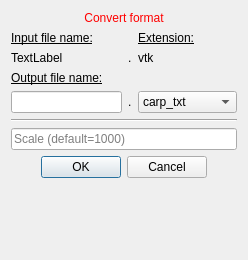
<?xml version="1.0" encoding="UTF-8"?>
<ui version="4.0">
 <class>AtrialFibresViewUIConvert</class>
 <widget class="QWidget" name="AtrialFibresViewUIConvert">
  <property name="geometry">
   <rect>
    <x>0</x>
    <y>0</y>
    <width>248</width>
    <height>260</height>
   </rect>
  </property>
  <property name="sizePolicy">
   <sizepolicy hsizetype="Preferred" vsizetype="Preferred">
    <horstretch>5</horstretch>
    <verstretch>10</verstretch>
   </sizepolicy>
  </property>
  <property name="minimumSize">
   <size>
    <width>248</width>
    <height>196</height>
   </size>
  </property>
  <property name="maximumSize">
   <size>
    <width>248</width>
    <height>588</height>
   </size>
  </property>
  <property name="windowTitle">
   <string>Set Values</string>
  </property>
  <layout class="QVBoxLayout" name="verticalLayout">
   <item>
    <widget class="QLabel" name="titleLabel">
     <property name="styleSheet">
      <string notr="true">QLabel { color: rgb(255, 0, 0) }</string>
     </property>
     <property name="text">
      <string>Convert format</string>
     </property>
     <property name="alignment">
      <set>Qt::AlignCenter</set>
     </property>
    </widget>
   </item>
   <item>
    <layout class="QGridLayout" name="gridLayout">
     <item row="1" column="2">
      <widget class="QLabel" name="label_2inext">
       <property name="text">
        <string>vtk</string>
       </property>
      </widget>
     </item>
     <item row="3" column="0">
      <widget class="QLineEdit" name="lineEdit_1outname">
       <property name="text">
        <string/>
       </property>
       <property name="placeholderText">
        <string/>
       </property>
      </widget>
     </item>
     <item row="0" column="2">
      <widget class="QLabel" name="label_7">
       <property name="styleSheet">
        <string notr="true">font: 75 8pt &quot;MS Shell Dlg 2&quot;;
text-decoration: underline;</string>
       </property>
       <property name="text">
        <string>Extension:</string>
       </property>
      </widget>
     </item>
     <item row="3" column="2">
      <widget class="QComboBox" name="comboBox">
       <item>
        <property name="text">
         <string>carp_txt</string>
        </property>
       </item>
       <item>
        <property name="text">
         <string>vtk_polydata</string>
        </property>
       </item>
       <item>
        <property name="text">
         <string>carp_bin</string>
        </property>
       </item>
      </widget>
     </item>
     <item row="1" column="1">
      <widget class="QLabel" name="label_3">
       <property name="text">
        <string>.</string>
       </property>
      </widget>
     </item>
     <item row="1" column="0">
      <widget class="QLabel" name="label_1inname">
       <property name="text">
        <string>TextLabel</string>
       </property>
      </widget>
     </item>
     <item row="0" column="0">
      <widget class="QLabel" name="label">
       <property name="styleSheet">
        <string notr="true">font: 75 8pt &quot;MS Shell Dlg 2&quot;;
text-decoration: underline;</string>
       </property>
       <property name="text">
        <string>Input file name:</string>
       </property>
      </widget>
     </item>
     <item row="3" column="1">
      <widget class="QLabel" name="label_6">
       <property name="text">
        <string>.</string>
       </property>
      </widget>
     </item>
     <item row="2" column="0">
      <widget class="QLabel" name="label_2">
       <property name="styleSheet">
        <string notr="true">font: 75 8pt &quot;MS Shell Dlg 2&quot;;
text-decoration: underline;</string>
       </property>
       <property name="text">
        <string>Output file name:</string>
       </property>
      </widget>
     </item>
    </layout>
   </item>
   <item>
    <widget class="Line" name="line">
     <property name="orientation">
      <enum>Qt::Horizontal</enum>
     </property>
    </widget>
   </item>
   <item>
    <widget class="QLineEdit" name="lineEdit_2scale">
     <property name="placeholderText">
      <string>Scale (default=1000)</string>
     </property>
    </widget>
   </item>
   <item>
    <widget class="QDialogButtonBox" name="buttonBox">
     <property name="enabled">
      <bool>true</bool>
     </property>
     <property name="orientation">
      <enum>Qt::Horizontal</enum>
     </property>
     <property name="standardButtons">
      <set>QDialogButtonBox::Cancel|QDialogButtonBox::Ok</set>
     </property>
     <property name="centerButtons">
      <bool>true</bool>
     </property>
    </widget>
   </item>
   <item>
    <spacer name="spacer">
     <property name="orientation">
      <enum>Qt::Vertical</enum>
     </property>
     <property name="sizeType">
      <enum>QSizePolicy::Expanding</enum>
     </property>
     <property name="sizeHint" stdset="0">
      <size>
       <width>20</width>
       <height>0</height>
      </size>
     </property>
    </spacer>
   </item>
  </layout>
 </widget>
 <layoutdefault spacing="6" margin="11"/>
 <resources/>
 <connections/>
</ui>
